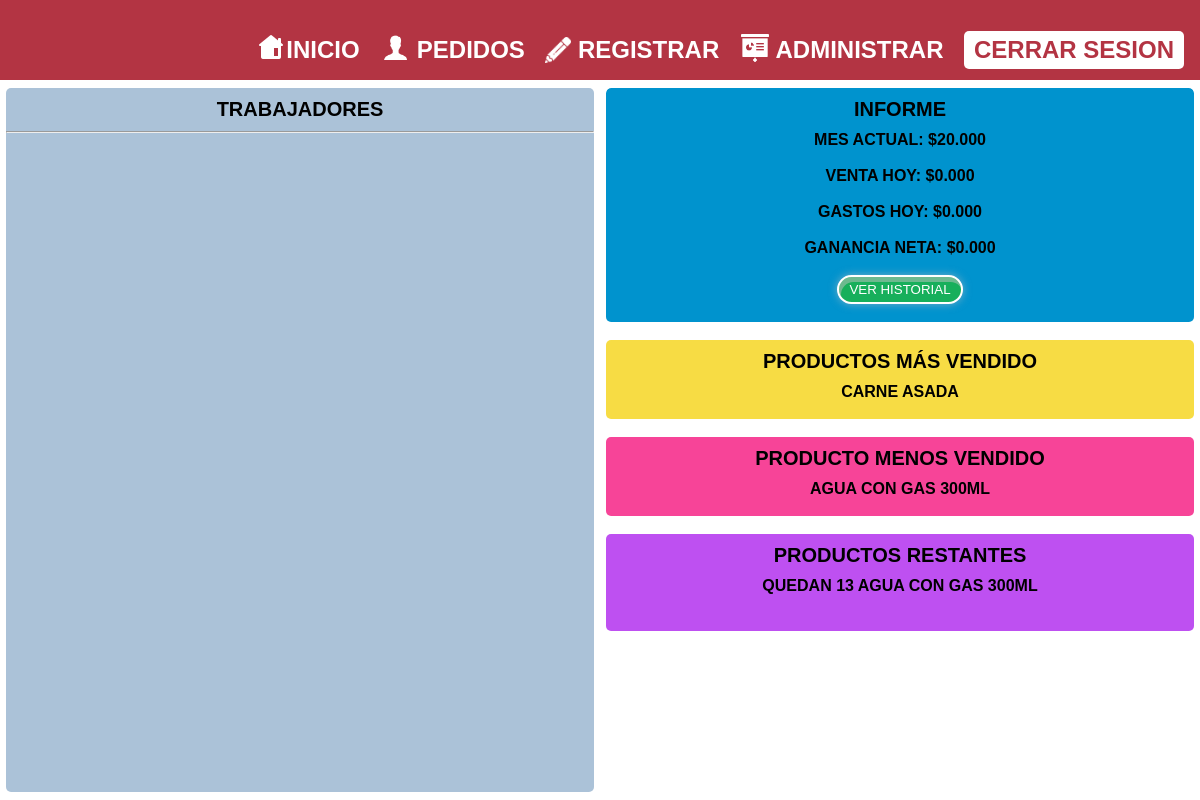
The page /estadisticas on the database its author committed.
### servidor.py (models this page shows)
class Productos(db.Model):
    id = db.Column(db.Integer, primary_key=True)
    nombre = db.Column(db.String, nullable=False)
    precio = db.Column(db.Float, nullable=False)
    costo = db.Column(db.Float, nullable=False)
    vendidos = db.Column(db.Integer, nullable=False)

class Inventario(db.Model):
    id = db.Column(db.Integer, primary_key=True)
    nombre = db.Column(db.String, nullable=False)
    cantidad = db.Column(db.Integer, nullable=False)

### servidor.py (the view)
@app.route('/estadisticas')
def estadisticas():
    registros = Ventas.query.order_by(Ventas.venta.desc()).all()
    total_mes =0
    for i in registros:
        if obtener_mes() in i.fecha:
            total_mes += i.venta
        else:
            break
    dia_mayor =Ventas.query.order_by(Ventas.venta.desc()).first()
    dia_menor = Ventas.query.order_by(Ventas.venta.asc()).first()
    producto_menos = Productos.query.order_by(Productos.vendidos.asc()).first()
    producto_mas = Productos.query.order_by(Productos.vendidos.desc()).first()
    trabajadores = Usuario.query.order_by(Usuario.nombre.asc()).all()
    lista_inventario = Inventario.query.order_by(Inventario.cantidad.asc()).all()
    ventas = db.session.query(Ventas).filter_by(fecha=obtener_fecha()).all()
    venta = 0
    if ventas == None:
        dia_mayor = Ventas(fecha='No hay fecha', venta=0)
        dia_menor = Ventas(fecha='No hay fecha', venta=0)
    else:
        for i in ventas:
            venta += i.venta
        dia_mayor = dia_mayor
        dia_menor = dia_menor
    gastos = db.session.query(Gastos).filter_by(fecha=obtener_fecha()).all()
    gasto = 0
    if gastos == None:
        gasto = 0
    else:
        for i in gastos:
            gasto += i.gasto
    return render_template('estadisticas.html', informe = total_mes, diaMas = dia_mayor, diaMenos = dia_menor, producto_menos = producto_menos, producto_mas = producto_mas, trabajadores = trabajadores, inventario_final = lista_inventario, venta_hoy = venta, gasto = gasto)

### servidor.py (called while the page is built)
def obtener_fecha():
    today = datetime.now()
    año = today.year
    mes = today.month
    dia = today.day
    fe = f'{año}/{mes}/{dia}'
    return fe

def obtener_mes():
    today = datetime.now()
    año = today.year
    mes = today.month
    fe = f'{año}/{mes}'
    return fe

### templates/estadisticas.html (shortened to what this page needs)
<!DOCTYPE html>
<html lang="en">
<head>
	<link rel="stylesheet" href="{{url_for('static', filename="css/style.css")}}">
</head>
<body>
	<header class="navegacion">
		<div class="elementos">
			<ul class="herramientas">
				<li class="herramienta"><a href="/"><img class="icon-bar-home" src="{{url_for('static', filename="img/home.png")}}" alt="">inicio</a></li>
				<li class="herramienta"><a href="/pedidos"><img class="icon-bar-home" src="{{url_for('static', filename="img/empleados.png")}}" alt=""> pedidos</a></li>
				<li class="herramienta"><a href="/signup"><img class="icon-bar-pen" src="{{url_for('static', filename="img/registrar.png")}}" alt=""> registrar</a></li>
				<li class="herramienta"><a href="/estadisticas"><img class="icon-bar" src="{{url_for('static', filename="img/grafico.png")}}" alt=""> administrar</a></li>
				<li class="herramienta"><button type="submit" class="cerrar"><a href="/cerrar_sesion">cerrar sesion</a></button></li>
			</ul>
		</div>
	</header>
	{%block body%}
		<div class="estadisticas">
			<div class="empleados">
				<h2 class="info-venta-credi">trabajadores</h2>
				<hr>
			</div>
			<div class="informe">
				<div class="informe_c">
					<h2 class="info-venta">informe</h2>
					<p class="info-venta-p">MES ACTUAL: ${{'{:,.3f}'.format(informe)}}
						<br>
						<br>
						Venta Hoy: ${{'{:,.3f}'.format(venta_hoy)}}
						<br>
						<br>
						Gastos Hoy: ${{'{:,.3f}'.format(gasto)}}
						<br><br>
						Ganancia Neta: ${{'{:,.3f}'.format(venta_hoy - gasto)}}
						<br><br>
						<form action="/consulta" method="GET">
							<button class="historial">VER HISTORIAL</button>
						</form>
					</p>
					<br>
				</div>
				<br>
				<div class="informe_f">
					<h2 class="info-venta">productos más vendido</h2>
					<p class="info-venta-p">{{producto_mas.nombre}}</p>
					<br>
				</div>
				<br>
				<div class="informe_g">
					<h2 class="info-venta">producto menos vendido</h2>
					<p class="info-venta-p">{{producto_menos.nombre}}</p>
					<br>
				</div>
				<br>
				<div class="informe_h">
					<h2 class="info-venta">Productos restantes</h2>
					{%for i in inventario_final%}
						<p class="info-venta-p">quedan {{i.cantidad}} {{i.nombre}}</p>
						<br>
					{%endfor%}
					<br>
				</div>
				<br>
			</div>
		</div>
	{%endblock%}
</body>
</html>

### static/css/style.css (style rules this page uses)
* { padding: 0; margin: 0; font-family: Verdana, Geneva, Tahoma, sans-serif; }
button { cursor: pointer; }
.navegacion { width: 100vw; height: 10vh; background: #b33443; }
.herramientas { text-align: end; list-style: none; }
.herramienta a { text-decoration: none; color: #fff; font-size: 3vh; font-weight: 600; text-transform: uppercase; }
.herramienta { display: inline-block; margin-right: 1em; margin-top: 3.5vh; }
.cerrar { background: #fff; font-size: 3vh; font-weight: 600; text-transform: uppercase; padding: 5px 10px; margin-top: -.5em; border: none; border-radius: 5px; }
.cerrar a { color: #b33443; }
.estadisticas { background: #fff; text-transform: uppercase; display: grid; grid-template-columns: 50% 50%; height: 90vh; }
.informe { text-align: center; font-weight: 600; border-radius: 5px; margin-left: 5px; margin: 1vh .5vw; overflow-x: hidden; }
.info-venta { padding: 10px 5px; font-size: 20px; }
.info-venta-credi { padding: 10px 5px; font-size: 20px; text-align: center; }
.empleados { background: #abc2d8; height: 88vh; border-radius: 5px; margin-left: 5px; margin: 1vh .5vw; overflow-x: hidden; }
.info-venta-p { text-align: center; }
.icon-bar { height: 30px; position: relative; top: 5px; }
.icon-bar-pen { height: 26px; position: relative; top: 5px; }
.icon-bar-home { height: 30px; position: relative; top: 5px; }
.informe_c { background: rgb(0, 147, 206); border-radius: 5px; padding: 0 25px; }
.informe_f { background: rgb(247, 220, 68); border-radius: 5px; padding: 0 25px; }
.informe_g { background: rgb(247, 68, 152); border-radius: 5px; padding: 0 25px; }
.informe_h { background: rgb(190, 80, 241); border-radius: 5px; padding: 0 25px; }
.historial { background: rgb(23, 175, 91); border: 2px solid #ffffff; border-radius: 30px; padding: 5px 10px; color: #ffffff; box-shadow: 2px 5px rgba(196, 196, 196, 0.5)inset, 0 0 8px rgba(194, 194, 194, 0.6); }

### rows shown on the page
Productos: nombre "CARNE ASADA"
Productos: nombre "AGUA CON GAS 300ML"
Inventario: cantidad "13", nombre "AGUA CON GAS 300ML"

### other values the page prints
{{ '{:,.3f}'.format(informe) }} "20.000"
{{ '{:,.3f}'.format(venta_hoy) }} "0.000"
{{ '{:,.3f}'.format(gasto) }} "0.000"
{{ '{:,.3f}'.format(venta_hoy - gasto) }} "0.000"
